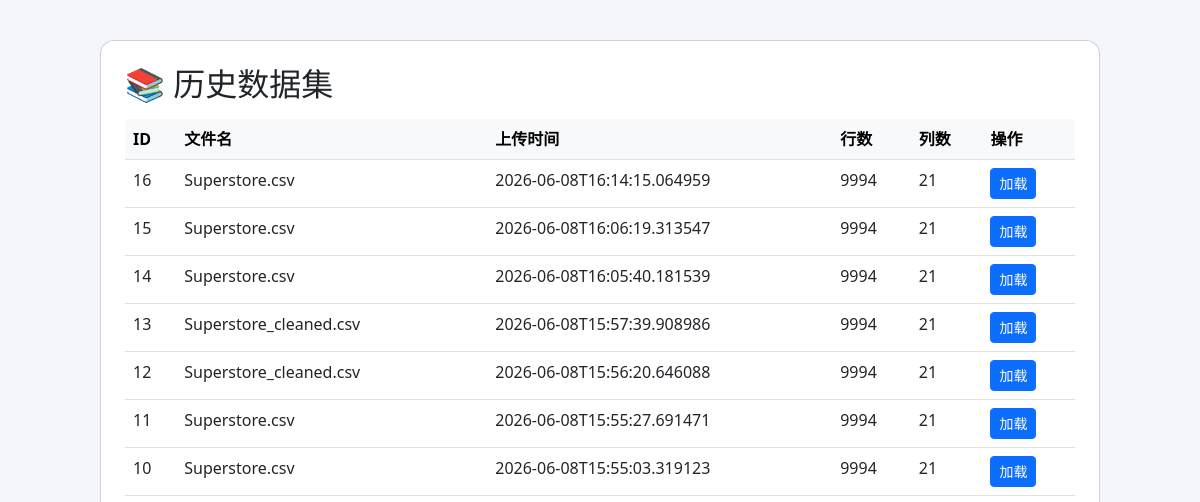
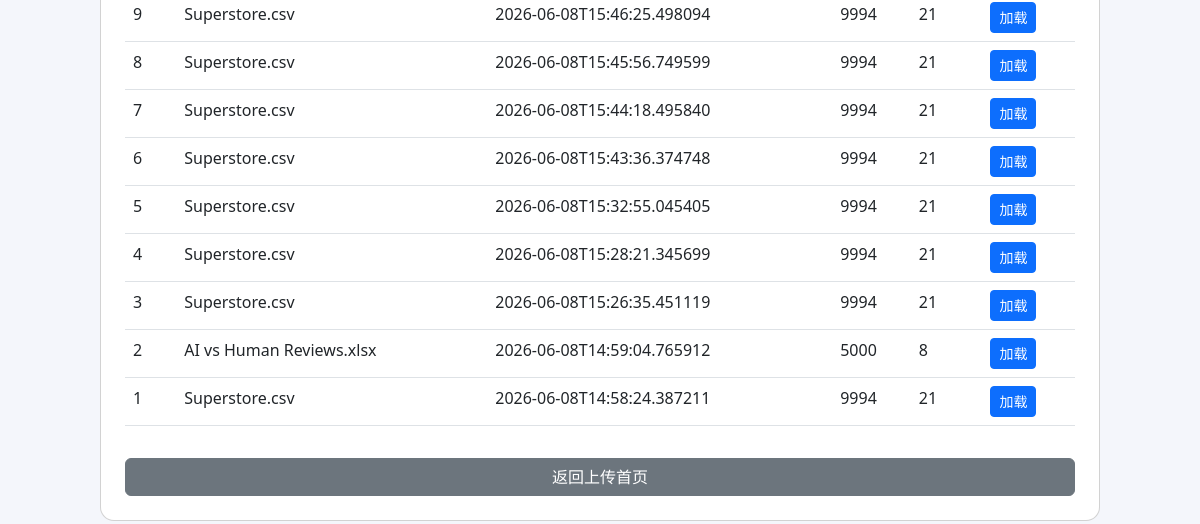
Before: /history with the older database file (2 pictures, top to bottom).
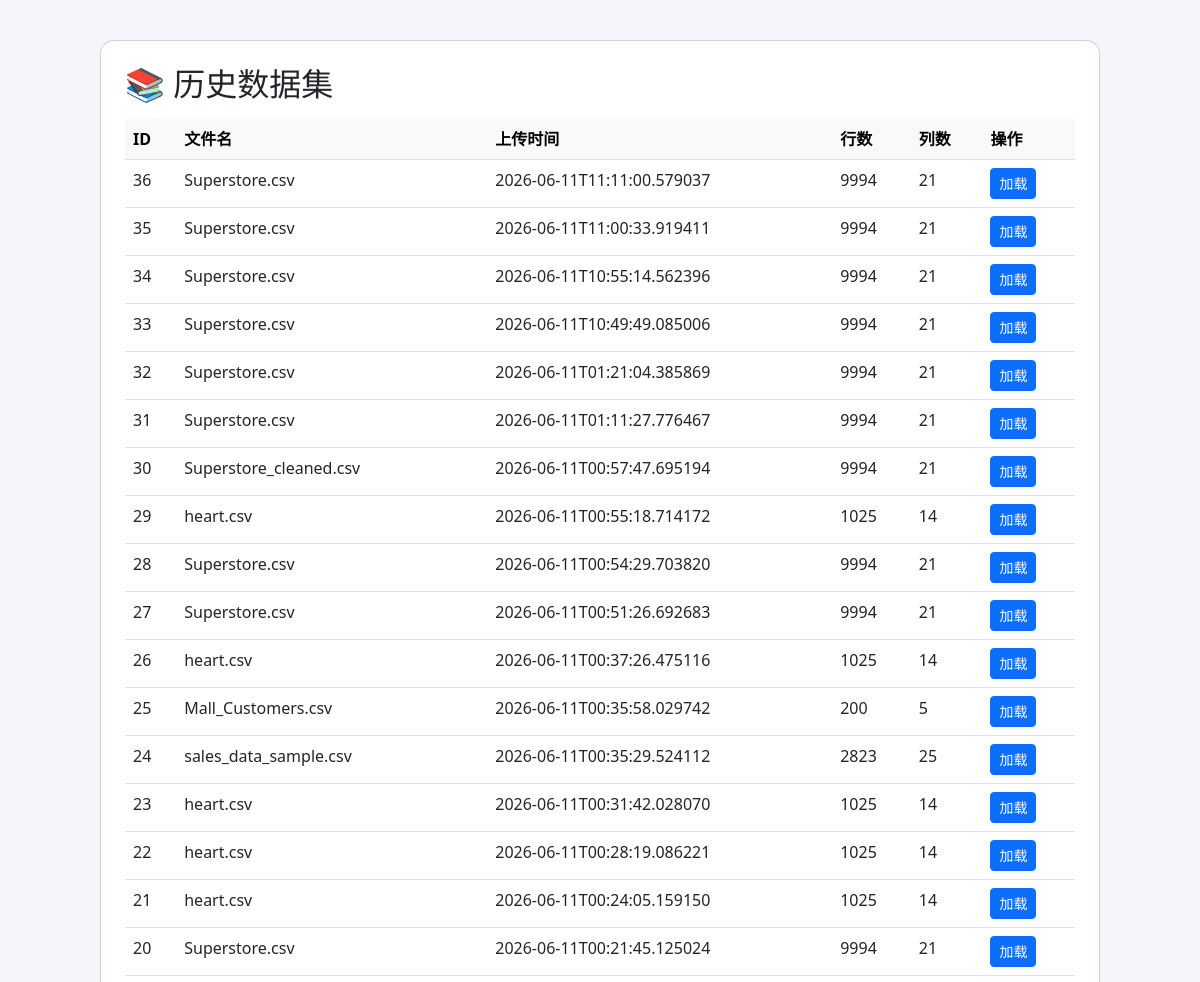
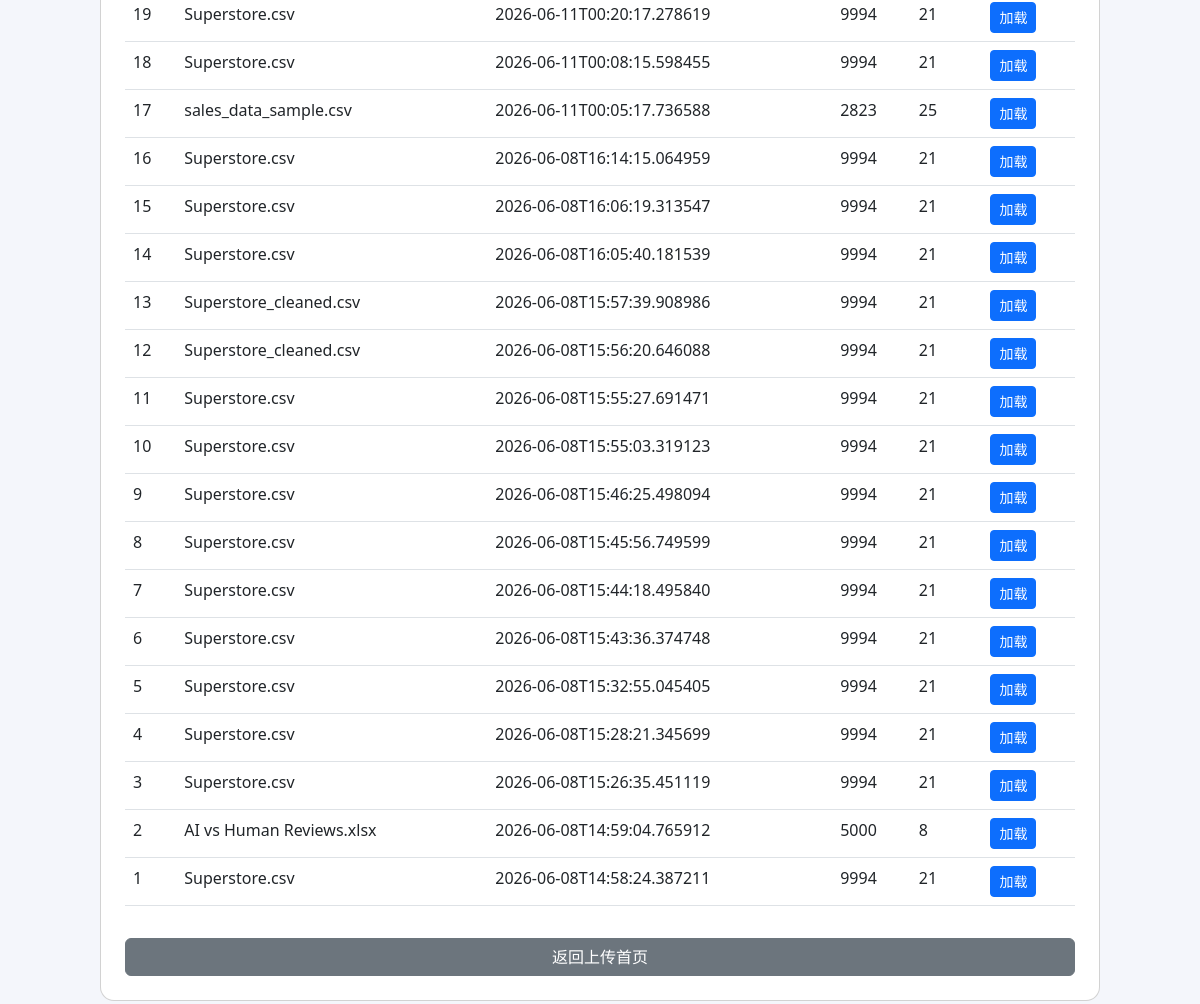
After: the same page with the newer database file (2 pictures, top to bottom).
### tables this page shows
CREATE TABLE datasets (
            id INTEGER PRIMARY KEY AUTOINCREMENT,
            filename TEXT NOT NULL,
            filepath TEXT NOT NULL,
            upload_time TEXT NOT NULL,
            row_count INTEGER,
            col_count INTEGER,
            session_id TEXT
        );

### app.py (the view)
@app.route('/history')
def history():
    session_id = session.get('user_id', 'default')
    datasets = get_all_datasets(session_id)
    return render_template('history.html', datasets=datasets)

### modules/database.py (called while the page is built)
def get_all_datasets(session_id='default'):
    conn = sqlite3.connect(DB_PATH)
    c = conn.cursor()
    c.execute('SELECT id, filename, upload_time, row_count, col_count FROM datasets WHERE session_id=? ORDER BY upload_time DESC', (session_id,))
    rows = c.fetchall()
    conn.close()
    return [{'id': r[0], 'filename': r[1], 'upload_time': r[2], 'rows': r[3], 'cols': r[4]} for r in rows]

### templates/history.html (shortened to what this page needs)
<!DOCTYPE html>
<html lang="zh-CN">
<head>
    <link href="https://cdn.jsdelivr.net/npm/bootstrap@5.3.0/dist/css/bootstrap.min.css" rel="stylesheet">
</head>
<body>
<div class="container-box">
    <div class="card p-4">
        <h2 class="mb-3">📚 历史数据集</h2>
        <table class="table table-hover">
            <thead class="table-light">
                <tr><th>ID</th><th>文件名</th><th>上传时间</th><th>行数</th><th>列数</th><th>操作</th></tr>
            </thead>
            <tbody>
                {% for ds in datasets %}
                <tr>
                    <td>{{ ds.id }}</td>
                    <td>{{ ds.filename }}</td>
                    <td>{{ ds.upload_time }}</td>
                    <td>{{ ds.rows }}</td>
                    <td>{{ ds.cols }}</td>
                    <td><a href="/load_history/{{ ds.id }}" class="btn btn-sm btn-primary">加载</a></td>
                </tr>
                {% else %}
                <tr><td colspan="6" class="text-center">暂无历史数据，请先上传文件</td></tr>
                {% endfor %}
            </tbody>
        </table>
        <a href="/" class="btn btn-secondary mt-3">返回上传首页</a>
    </div>
</div>
</body>
</html>

### templates/history.html (style rules this page uses)
body { background: #f4f6fb; }
.container-box { max-width: 1000px; margin: 40px auto; }
.card { border-radius: 14px; }

Changed rows visible on the page:
added datasets: id "36", filename "Superstore.csv", upload_time "2026-06-11T11:11:00.579037", rows "9994", cols "21"
added datasets: id "35", filename "Superstore.csv", upload_time "2026-06-11T11:00:33.919411", rows "9994", cols "21"
added datasets: id "34", filename "Superstore.csv", upload_time "2026-06-11T10:55:14.562396", rows "9994", cols "21"
added datasets: id "33", filename "Superstore.csv", upload_time "2026-06-11T10:49:49.085006", rows "9994", cols "21"
added datasets: id "32", filename "Superstore.csv", upload_time "2026-06-11T01:21:04.385869", rows "9994", cols "21"
added datasets: id "31", filename "Superstore.csv", upload_time "2026-06-11T01:11:27.776467", rows "9994", cols "21"
added datasets: id "30", filename "Superstore_cleaned.csv", upload_time "2026-06-11T00:57:47.695194", rows "9994", cols "21"
added datasets: id "29", filename "heart.csv", upload_time "2026-06-11T00:55:18.714172", rows "1025", cols "14"
added datasets: id "28", filename "Superstore.csv", upload_time "2026-06-11T00:54:29.703820", rows "9994", cols "21"
added datasets: id "27", filename "Superstore.csv", upload_time "2026-06-11T00:51:26.692683", rows "9994", cols "21"
added datasets: id "26", filename "heart.csv", upload_time "2026-06-11T00:37:26.475116", rows "1025", cols "14"
added datasets: id "25", filename "Mall_Customers.csv", upload_time "2026-06-11T00:35:58.029742", rows "200", cols "5"
added datasets: id "24", filename "sales_data_sample.csv", upload_time "2026-06-11T00:35:29.524112", rows "2823", cols "25"
added datasets: id "23", filename "heart.csv", upload_time "2026-06-11T00:31:42.028070", rows "1025", cols "14"
added datasets: id "22", filename "heart.csv", upload_time "2026-06-11T00:28:19.086221", rows "1025", cols "14"
added datasets: id "21", filename "heart.csv", upload_time "2026-06-11T00:24:05.159150", rows "1025", cols "14"
added datasets: id "20", filename "Superstore.csv", upload_time "2026-06-11T00:21:45.125024", rows "9994", cols "21"
added datasets: id "19", filename "Superstore.csv", upload_time "2026-06-11T00:20:17.278619", rows "9994", cols "21"
added datasets: id "18", filename "Superstore.csv", upload_time "2026-06-11T00:08:15.598455", rows "9994", cols "21"
added datasets: id "17", filename "sales_data_sample.csv", upload_time "2026-06-11T00:05:17.736588", rows "2823", cols "25"
